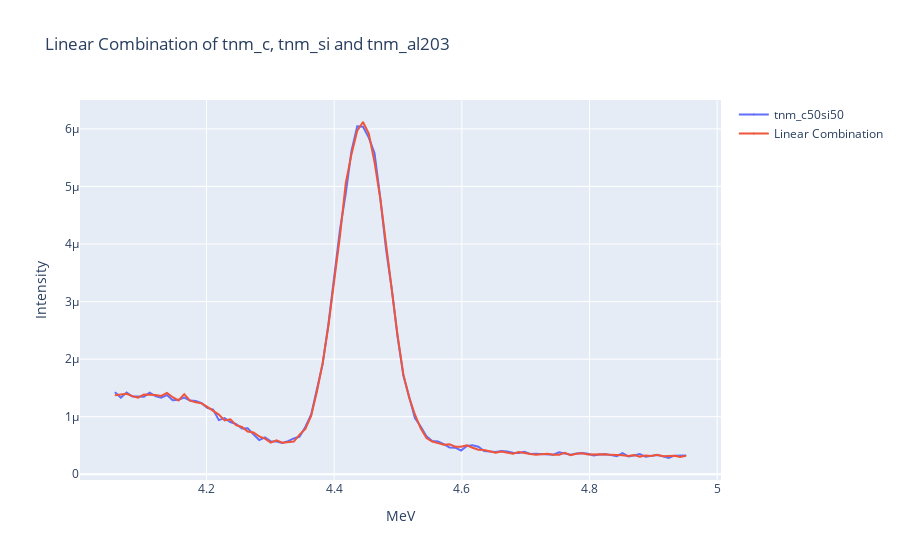

The code cell stored with this chart in its notebook:
### Code cell
# do the same thing including tnm_al203
_ = ['tnm_c', 'tnm_si', 'tnm_al203', 'tnm_c50si50']
_ = [filenames.to_list().index(i) for i in _]

min_bin = 450
max_bin = 550
result_spectrums = detector_spectrums[:, :, min_bin:max_bin]


x = np.array([result_spectrums[i][0] for i in _[:-1]])
y = result_spectrums[filenames.to_list().index('tnm_c50si50')][0]
a, b, c = find_linear_combination(x, y)
a, b, c
print(f'Linear combination of tnm_c, tnm_si and tnm_al203: {a} * tnm_c + {b} * tnm_si + {c} * tnm_al203')


vis_bins = bins[min_bin:max_bin]
# plot the linear combination of tnm_c, tnm_si and tnm_al203
fig = go.Figure()
fig.add_trace(go.Scatter(
    x=vis_bins, 
    y=y, 
    mode='lines+markers', 
    name='tnm_c50si50',
    marker=dict(size=1),
))
fig.add_trace(go.Scatter(
    x=vis_bins, 
    y=linear_combination(x, a, b, c), 
    mode='lines+markers', 
    name='Linear Combination',
    marker=dict(size=1),
))
fig.update_layout(
    title='Linear Combination of tnm_c, tnm_si and tnm_al203',
    xaxis_title='MeV', 
    yaxis_title='Intensity'
)
